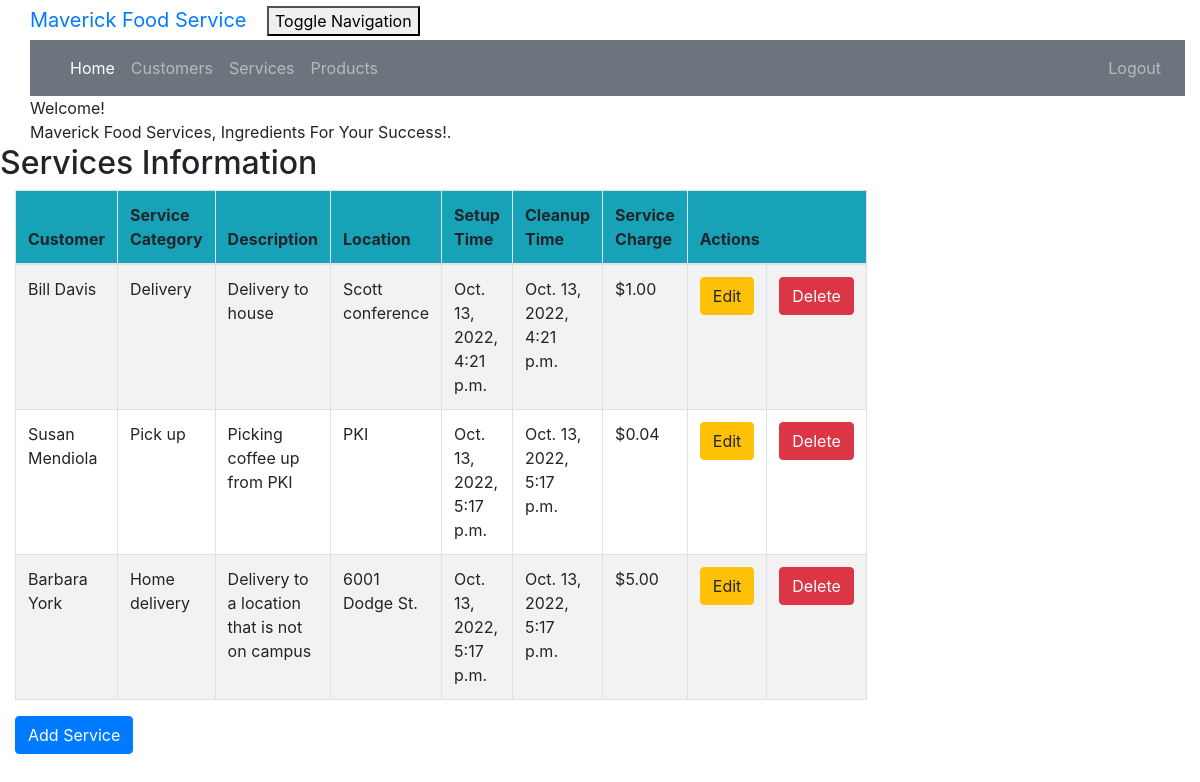
Screenshot of /service_list (signed in) with the database file from the repository.
### crm/models.py (models this page shows, shortened)
class Service(models.Model):
    cust_name = models.ForeignKey(Customer, on_delete=models.CASCADE, related_name='services')
    service_category = models.CharField(max_length=100)
    description = models.TextField()
    location = models.CharField(max_length=200)
    setup_time = models.DateTimeField(
        default=timezone.now)
    cleanup_time = models.DateTimeField(
        default=timezone.now)
    service_charge = models.DecimalField(max_digits=10, decimal_places=2)
    created_date = models.DateTimeField(
        default=timezone.now)
    updated_date = models.DateTimeField(auto_now_add=True)

class Customer(models.Model):
    cust_name = models.CharField(max_length=50)
    email = models.EmailField(max_length=100)
    phone = models.CharField(max_length=20)
    bldgroom = models.CharField(max_length=100)
    address = models.CharField(max_length=200)
    state = models.CharField(max_length=50)
    city = models.CharField(max_length=50, null=True)
    zipcode = models.CharField(max_length=10)
    organization = models.CharField(max_length=100)
    role = models.CharField(max_length=100)
    def __str__(self):
        return self.cust_name

### crm/views.py (the view)
# urls.py: path('service_list', views.service_list, name='service_list'),
@login_required
def service_list(request):
    services = Service.objects.filter(created_date__lte=timezone.now())
    return render(request, 'crm/service_list.html', {'services': services})

### crm/templates/crm/service_list.html (shortened to what this page needs)
<!DOCTYPE html>
{% extends 'crm/base.html' %}
{% block content %}
    {% load humanize %}
    <head>
    </head>
    <body class="bodylist">
    <div class="container">
        <div class="panel panel-primary">
            <div class="panel-heading">Welcome!</div>
            <div class="panel-body">
                Maverick Food Services, Ingredients For Your Success!.
            </div>
        </div>
    </div>
    <div class="row">
        <h2>Services Information</h2>
    </div>
    <div>
        <table class="table table-striped table-bordered table-hover w-auto">
            <thead>
            <tr class="bg-info">
                <th>Customer</th>
                <th>Service Category</th>
                <th>Description</th>
                <th>Location</th>
                <th>Setup Time</th>
                <th>Cleanup Time</th>
                <th>Service Charge</th>
                <th colspan="3">Actions</th>
            </tr>
            </thead>
            <tbody>
            {% for service in services %}
                <tr>
                    <td>{{ service.cust_name }}</td>
                    <td>{{ service.service_category }}</td>
                    <td>{{ service.description }}</td>
                    <td>{{ service.location }}</td>
                    <td>{{ service.setup_time }}</td>
                    <td>{{ service.cleanup_time }}</td>
                    <td>${{ service.service_charge|floatformat:2|intcomma }}</td>
                    <td><a href="{% url 'crm:service_edit' pk=service.pk %}"
                           class="btn btn-warning">Edit</a>
                    </td>
                    <td><a href="{% url 'crm:service_delete' pk=service.pk %}"
                           onclick="return confirm('Are you sure you want to delete?')"
                           class="btn btn-danger">Delete</a>
                    </td>
                </tr>
            {% endfor %}
            </tbody>
        </table>
    </div>
    <div>
        <a href="{% url 'crm:service_new' %}"><span
                class="btn btn-primary">Add Service</span></a>
    </div>
    </body>
{% endblock %}

### crm/templates/crm/base.html (shortened to what this page needs)
<!DOCTYPE html>
{% load static %}
<html lang="en">
<link rel="stylesheet" href="https://cdn.jsdelivr.net/npm/bootstrap@4.6.1/dist/css/bootstrap.min.css">
<link rel="stylesheet" href="{% static "css/portfolio.css" %}">
<div class="container-fluid">
    <div class="navbar-header">
        <a class="navbar-brand" href="">
            Maverick Food Service
        </a>
        <button type="button" class="navbar-toggle" data-toggle="collapse"
                data-target="#myNavbar" aria-controls="myNavbar">
            Toggle Navigation
        </button>
    </div>
    <nav class="navbar navbar-expand-md bg-secondary navbar-dark" id="myNavbar">
        <ul class="navbar-nav mr-auto">
            <li class="nav-item active">
                <a class="nav-link" href="{% url 'crm:home' %}">Home</a>
            </li>
            <li class="nav-item">
                <a class="nav-link" href="{% url 'crm:customer_list' %}">Customers</a>
            </li>
            <li class="nav-item">
                <a class="nav-link" href="{% url 'crm:service_list' %}">Services</a>
            </li>
            <li class="nav-item">
                <a class="nav-link" href="{% url 'crm:product_list' %}">Products</a>
            </li>
        </ul>
        <ul class="nav navbar-nav ml-auto">
            {% if user.is_authenticated %}
                <li><a class="nav-link" href="{% url 'logout' %}">Logout</a>
                </li>
            {% else %}
                <li><a class="nav-link" href="{% url 'login' %}"><span class="glyphicon glyphicon-log-in"></span>Login</a>
                </li>
                <li><a class="nav-link" href="{% url 'crm:register' %}">Sign-up</a></li>
            {% endif %}
        </ul>
    </nav>
</div>
<body id="app-layout">
<div class="row">
    <div class="col-md-8">
        {% block content %}
        {% endblock %}
    </div>
</div>
</body>
</html>

### crm/static/css/portfolio.css (style rules this page uses)
body { padding-left: 15px; }

### rows the page displays
Service: cust_name "Bill Davis", service_category "Delivery", description "Delivery to house", location "Scott conference", setup_time "Oct. 13, 2022, 4:21 p.m.", cleanup_time "Oct. 13, 2022, 4:21 p.m.", service_charge "1.00"
Service: cust_name "Susan Mendiola", service_category "Pick up", description "Picking coffee up from PKI", location "PKI", setup_time "Oct. 13, 2022, 5:17 p.m.", cleanup_time "Oct. 13, 2022, 5:17 p.m.", service_charge "0.04"
Service: cust_name "Barbara York", service_category "Home delivery", description "Delivery to a location that is not on campus", location "6001 Dodge St.", setup_time "Oct. 13, 2022, 5:17 p.m.", cleanup_time "Oct. 13, 2022, 5:17 p.m.", service_charge "5.00"
